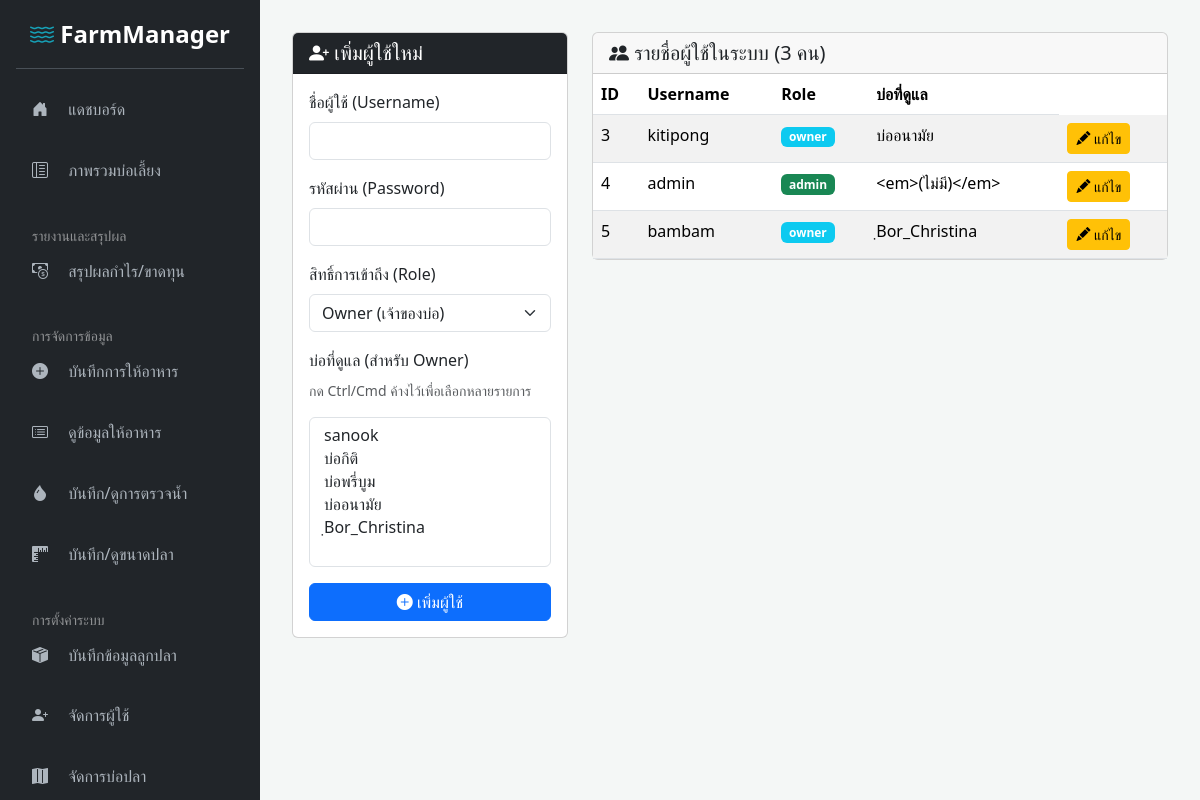
The page /add_user.php (signed in) on the database its author committed.
### tables this page shows
CREATE TABLE `users` (
  `id` int(11) NOT NULL,
  `username` varchar(50) NOT NULL,
  `password` varchar(255) NOT NULL,
  `role` enum('admin','owner') NOT NULL
);

### add_user.php (the view, shortened to what this page needs)
<?php
include 'templates/sidebar_header.php';
$stmt_ponds = $conn->query("SELECT id, name FROM ponds ORDER BY name ASC");
$all_ponds = $stmt_ponds->fetchAll(PDO::FETCH_ASSOC);
$stmt_users = $conn->query("
    SELECT
        u.id,
        u.username,
        u.role,
        GROUP_CONCAT(p.name ORDER BY p.name SEPARATOR ', ') AS managed_ponds
    FROM users u
    LEFT JOIN user_ponds up ON u.id = up.user_id
    LEFT JOIN ponds p ON up.pond_id = p.id
    GROUP BY u.id, u.username, u.role
    ORDER BY u.id ASC
");
$users_list = $stmt_users->fetchAll(PDO::FETCH_ASSOC);
?>
<div class="row">
    <div class="col-md-4">
        <div class="card">
            <div class="card-header bg-dark text-white">
                <h5 class="mb-0"><i class="bi bi-person-plus-fill"></i> เพิ่มผู้ใช้ใหม่</h5>
            </div>
            <div class="card-body">
                <form method="post" action="add_user.php">
                    <div class="mb-3">
                        <label for="username" class="form-label">ชื่อผู้ใช้ (Username)</label>
                        <input type="text" name="username" id="username" class="form-control" required>
                    </div>
                    <div class="mb-3">
                        <label for="password" class="form-label">รหัสผ่าน (Password)</label>
                        <input type="password" name="password" id="password" class="form-control" required>
                    </div>
                    <div class="mb-3">
                        <label for="role" class="form-label">สิทธิ์การเข้าถึง (Role)</label>
                        <select name="role" id="role" class="form-select" required>
                            <option value="owner" selected>Owner (เจ้าของบ่อ)</option>
                        </select>
                    </div>
                    <div class="mb-3" id="pond-selection-div">
                        <label for="pond_ids" class="form-label">บ่อที่ดูแล (สำหรับ Owner)</label>
                        <p class="small text-muted">กด Ctrl/Cmd ค้างไว้เพื่อเลือกหลายรายการ</p>
                        <select name="pond_ids[]" id="pond_ids" class="form-select" multiple style="height: 150px;">
                            <?php foreach ($all_ponds as $pond): ?>
                                <option value="<?= $pond['id'] ?>"><?= htmlspecialchars($pond['name']) ?></option>
                            <?php endforeach; ?>
                        </select>
                    </div>
                    <div class="d-grid">
                        <button type="submit" class="btn btn-primary"><i class="bi bi-plus-circle-fill"></i> เพิ่มผู้ใช้</button>
                    </div>
                </form>
            </div>
        </div>
    </div>
    <div class="col-md-8">
        <div class="card">
            <div class="card-header">
                <h5 class="mb-0"><i class="bi bi-people-fill"></i> รายชื่อผู้ใช้ในระบบ (<?= count($users_list) ?> คน)</h5>
            </div>
            <div class="card-body p-0">
                <div class="table-responsive">
                    <table class="table table-striped table-hover mb-0">
                        <thead>
                            <tr>
                                <th>ID</th>
                                <th>Username</th>
                                <th>Role</th>
                                <th>บ่อที่ดูแล</th>
                                </tr>
                        </thead>
                        <tbody>
                            <?php if (count($users_list) > 0): ?>
                                <?php foreach ($users_list as $user): ?>
                                    <tr>
                                        <td><?= $user['id'] ?></td>
                                        <td><?= htmlspecialchars($user['username']) ?></td>
                                        <td>
                                            <span class="badge <?= $user['role'] === 'admin' ? 'bg-success' : 'bg-info' ?>">
                                                <?= htmlspecialchars($user['role']) ?>
                                            </span>
                                        </td>
                                        <td><?= htmlspecialchars($user['managed_ponds'] ?? '<em>(ไม่มี)</em>') ?></td>
                                        <td>
                                            <a href="edit_user.php?id=<?= $user['id'] ?>" class="btn btn-sm btn-warning">
                                            <i class="bi bi-pencil-fill"></i> แก้ไข</a>
                                        </td>
                                    </tr>
                                <?php endforeach; ?>
                            <?php else: ?>
                                <tr><td colspan="4" class="text-center text-muted">ยังไม่มีผู้ใช้งานในระบบ</td></tr>
                            <?php endif; ?>
                        </tbody>
                    </table>
                </div>
            </div>
        </div>
    </div>
</div>
<?php
include 'templates/sidebar_footer.php';
?>

### assets/css/custom.css (style rules this page uses)
:root { --primary-color: #0d6efd; --secondary-color: #6c757d; --sidebar-bg: #212529; --sidebar-link-color: #adb5bd; --sidebar-link-hover: #ffffff; --sidebar-link-active: #ffffff; }
body { background-color: #f4f7f6; min-height: 100vh; display: flex; }

### rows shown on the page
users: id "3", username "kitipong", role "owner", managed_ponds "บ่ออนามัย"
users: id "4", username "admin", role "admin", managed_ponds "<em>(ไม่มี)</em>"
users: id "5", username "bambam", role "owner", managed_ponds "ฺBor_Christina"

### other values the page prints
count($users_list) "3"
